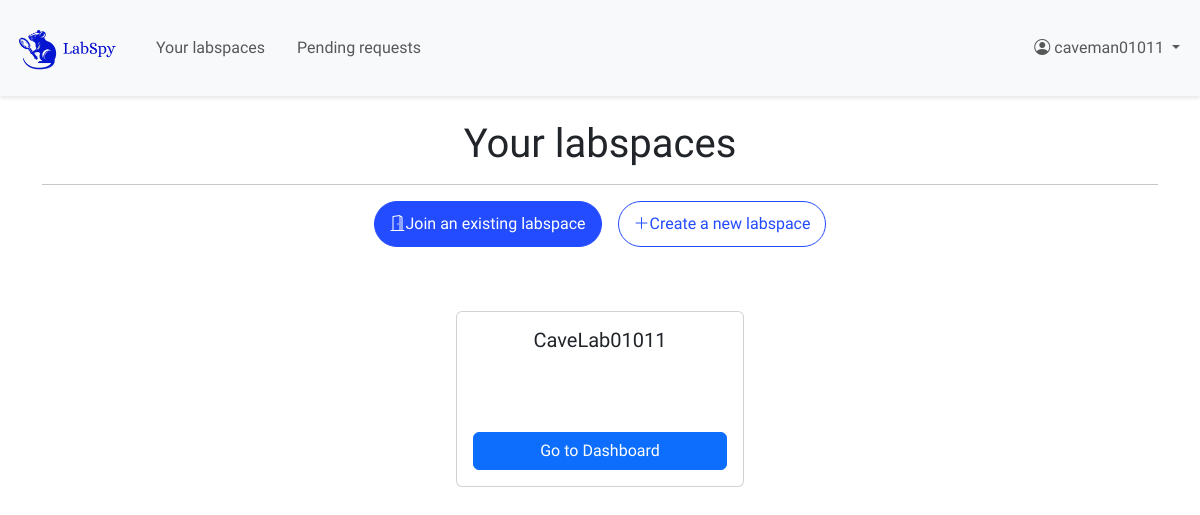
The page /labspaces/ (signed in) on the database as committed earlier.
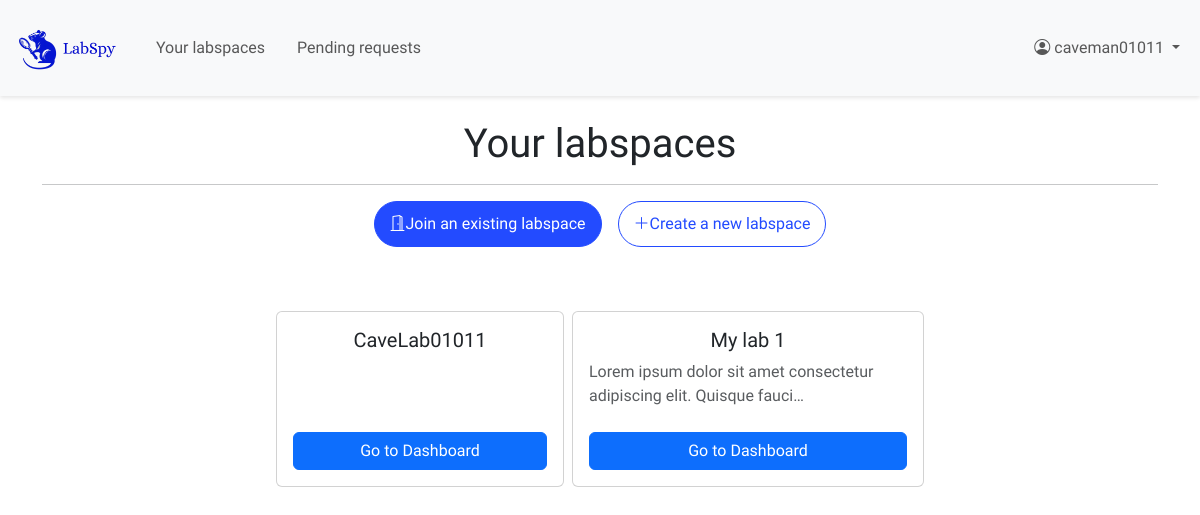
The same page on the database as committed later.
### labspaces/models.py (models this page shows, shortened)
class Lab(models.Model):
    code = models.CharField(max_length=6, unique=True, null=True)
    name = models.CharField(max_length=255)
    description = models.TextField(null=True, blank=True, max_length=1024)
    contact_email = models.EmailField(null=True, blank=True)
    created_at = models.DateTimeField(auto_now_add=True)
    def __str__(self):
        return self.name

### labspaces/views.py (the view)
# urls.py: path('', views.home, name='home'),
@login_required
def home(request):
    user_labs_qs = Lab.objects.filter(
        labmembership__user=request.user,
        labmembership__role__in=["owner", "member"]
    ).distinct()
    user_labs = list(user_labs_qs)
    pending_labs_qs = Lab.objects.filter(
        labmembership__user=request.user,
        labmembership__role="pending"
    ).distinct()
    pending_labs = list(pending_labs_qs)
    form = LabJoinForm()
    print(f"User labs: {user_labs}")
    print(f"Pending labs: {pending_labs}")
    return render(
        request,
        'labspaces/home.html',
        {
            "user_labs": user_labs,
            "pending_labs": pending_labs,
            "join_form": form
        }
    )

### labspaces/context_processors.py (called while the page is built, shortened)
def lab_admin_status(request):
    context = {'user_is_admin': False, 'current_lab': None}
    if request.user.is_authenticated:
        try:
            lab_code = get_lab_code_from_url(request)
        except Exception as e:
            pass
    return context

### labspaces/util.py (called while the page is built)
def get_lab_code_from_url(request):
    lab_code = ""
    if request.user.is_authenticated:
        resolved = resolve(request.path)
        if 'code' in resolved.kwargs:
            lab_code = resolved.kwargs['code']
    return lab_code

### labspaces/templates/labspaces/home.html (shortened to what this page needs)
{% extends 'labspaces/layout.html' %}
{% block content %}
{% if user_labs %}
    <h1 class="text-center">Your labspaces</h1>
    <hr>
    <div class="d-flex justify-content-center gap-3 mb-5">
        <button class="btn-1 join-lab-btn"><i class="bi bi-door-open"></i>Join an existing labspace</button>
        <button class="btn-1 create-lab-btn" onclick="window.location.href='{% url 'labspaces:lab_create' %}'"><i class="bi bi-plus-lg"></i>Create a new labspace  </button>
    </div>
    <div class="mx-auto w-75 p-3 d-flex gap-2 align-items-start justify-content-center flex-wrap">
        {% for lab in user_labs %}
            <div class="lab-card card mb-3" style="min-width: 18rem; max-width: 22rem; height: 11rem;">
                <div class="card-body d-flex flex-column">
                    <h5 class="card-title text-center">{{ lab.name|truncatechars:20 }}</h5>
                    <p class="card-text text-muted">
                        {{ lab.description|truncatechars:70}}
                    </p>
                    <a href="{% url 'labspaces:labspace_view' code=lab.code %}" class="btn btn-primary mt-auto">Go to Dashboard</a>
                </div>
            </div>
        {% endfor %}
    </div>
{% endif %}
{% endblock %}

Rows that differ between the two databases and show on the page:
added Lab: name "My lab 1", description "Lorem ipsum dolor sit amet consectetur adipiscing elit. Quisque fauci…"
